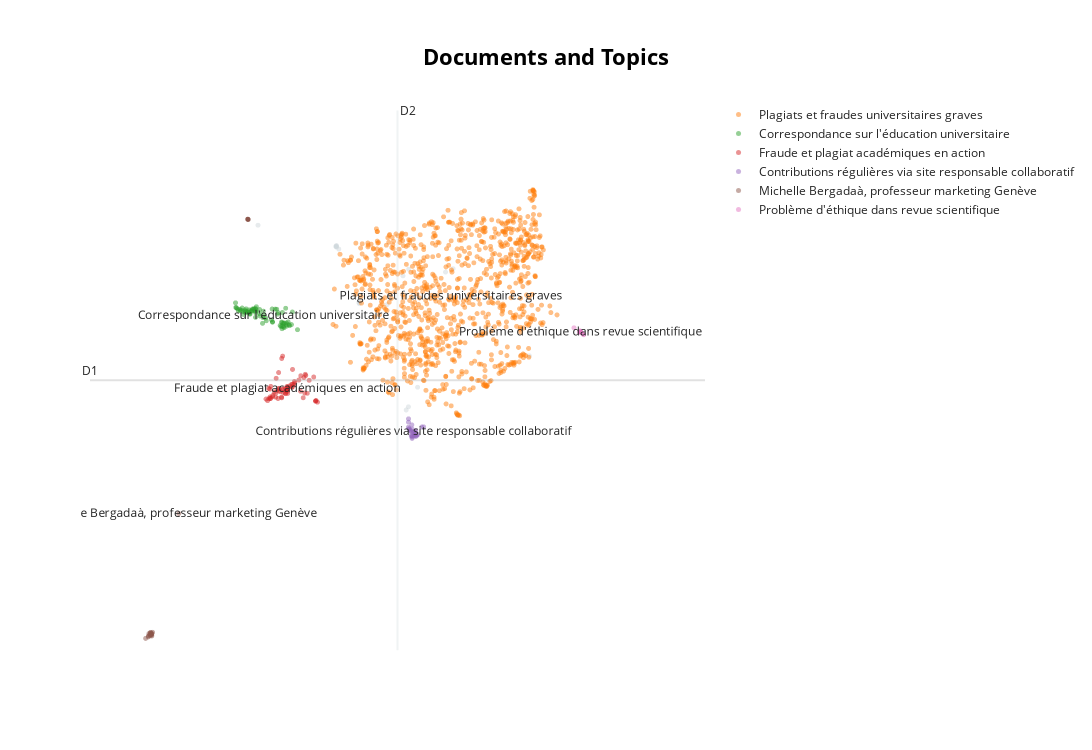

The notebook cell saved with this chart:
### Code cell
# Visualize the documents in 2-dimensional space and show the titles on hover instead of the abstracts
fig = topic_model.visualize_documents(sentences,
                                reduced_embeddings=reduced_embeddings,
                                custom_labels=True)
fig
